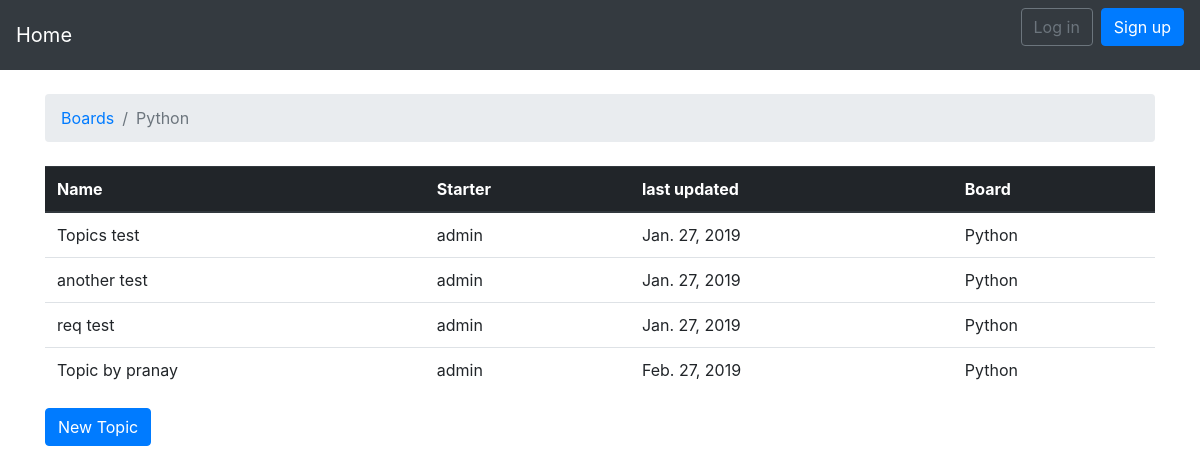
The page /boards/2/ on the database its author committed.
### boards/models.py (models this page shows)
class Board(models.Model):
    name = models.CharField(max_length=30,unique=True)
    description = models.TextField()
    def __str__(self):
        return self.name

class Topic(models.Model):
    name = models.CharField(max_length=255)
    last_updated = models.DateField(auto_now=True)
    starter = models.ForeignKey(User,related_name='topic',on_delete = models.DO_NOTHING)
    board = models.ForeignKey(Board, related_name='topic',on_delete = models.DO_NOTHING)

### boards/views.py (the view)
# urls.py: url(r'^boards/(?P<pk>\d+)/$',views.board_topics,name = "board_topics"),
def board_topics(req, pk):
    board = get_object_or_404(Board,pk=pk)
    return render(req, 'board_topics.html', {'board' :board })

### templates/board_topics.html (shortened to what this page needs)
{% extends 'base.html' %}
{% block breadcrumb %}
    <li class="breadcrumb-item"><a href="{% url 'boards-home' %}">Boards</a></li>
    <li class="breadcrumb-item active">{{board.name}}</li>
{% endblock %}
{%block body%}
<table class="table">
    <thead class = "thead-dark">
        <tr>
            <th>Name</th>
            <th>Starter</th>
            <th>last updated</th>
            <th>Board</th>
        </tr>
    </thead>
    {% for topic in board.topic.all%}
    <tr>
        <td>{{topic.name}}</td>
        <td>{{topic.starter}}</td>
        <td>{{topic.last_updated}}</td>
        <td>{{topic.board}}</td>
    </tr>
    {%endfor%}
</table>
<a href="{%url 'new_topic' board.pk%}" class="btn btn-primary">New Topic</a>
{%endblock%}

### templates/base.html (shortened to what this page needs)
{% load static %}
<html>
<head>
    <link rel="stylesheet" type="text/css" href="{% static 'styles/bootstrap.min.css' %}" />
</head>
<body>
    {%block content%}
    {%block nav-bar%}
    <nav class="navbar navbar-expand-sm navbar-dark bg-dark">
        <a href="{%url 'boards-home'%}" class="navbar-brand">Home</a>
        <ul class="navbar-nav ml-auto">
            {%if user.is_authenticated%}
            <li class="nav-item dropdown">
                <a class="nav-link dropdown-toggle" href="#" id="userMenu" data-toggle="dropdown">
                    {{ user.username }}
                </a>
                <div class="dropdown-menu">
                    <a href="#" class="dropdown-item">My account</a>
                    <a href="#" class="dropdown-item">Change password</a>
                    <a href="{%url 'logout'%}" class="dropdown-item">Log out</a>
                </div>
            </li>
            {% else %}
            <form class="form-inline ml-auto">
                <a href="{%url 'login'%}" class="btn btn-outline-secondary">Log in</a>
                <a href="{% url 'signup' %}" class="btn btn-primary ml-2">Sign up</a>
            </form>
        </ul>
        {%endif%}
    </nav>
    {%endblock%}
    <div class="container">
        <ol class="breadcrumb my-4">
            {%block breadcrumb%}
            {% endblock %}
        </ol>
        {% block body %}
        {%endblock %}
    </div>
    {%endblock content%}
</body>
</html>

### rows shown on the page
Board: name "Python"
Topic: name "Topics test", starter "admin", last_updated "Jan. 27, 2019", board "Python"
Topic: name "another test", starter "admin", last_updated "Jan. 27, 2019", board "Python"
Topic: name "req test", starter "admin", last_updated "Jan. 27, 2019", board "Python"
Topic: name "Topic by pranay", starter "admin", last_updated "Feb. 27, 2019", board "Python"
